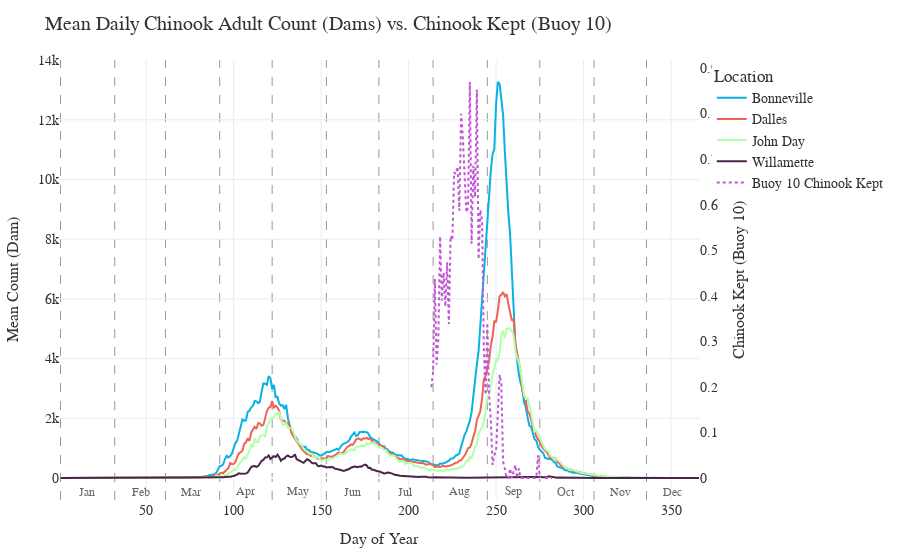

Notebook source saved alongside this figure:
### Code cell
# Base figure
fig = go.Figure()

# Primary axis: Dam counts
fig.add_trace(
    go.Scatter(
        x=bon_avg["DoY"],
        y=bon_avg["ChinookAdult"],
        name="Bonneville",
        mode="lines",
        line=dict(color="#08B2E3", width=2),
        yaxis="y",
    )
)

fig.add_trace(
    go.Scatter(
        x=dalles_avg["DoY"],
        y=dalles_avg["ChinookAdult"],
        name="Dalles",
        mode="lines",
        line=dict(color="#EE6352", width=2),
        yaxis="y",
    )
)

fig.add_trace(
    go.Scatter(
        x=johnday_avg["DoY"],
        y=johnday_avg["ChinookAdult"],
        name="John Day",
        mode="lines",
        line=dict(color="#B2FFA9", width=2),
        yaxis="y",
    )
)

fig.add_trace(
    go.Scatter(
        x=willamette_avg["DoY"],
        y=willamette_avg["ChinookAdult"],
        name="Willamette",
        mode="lines",
        line=dict(color="#4B244A", width=2),
        yaxis="y",
    )
)


# Secondary axis: Buoy 10 catch data
fig.add_trace(
    go.Scatter(
        x=buoy10_avg["DoY"],
        y=buoy10_avg["Chinook Kept"],
        name="Buoy 10 Chinook Kept",
        mode="lines",
        line=dict(color="#C155D3", width=2, dash="dot"),
        yaxis="y2",
    )
)

# Layout
fig.update_layout(
    title=dict(
        text="Mean Daily Chinook Adult Count (Dams) vs. Chinook Kept (Buoy 10)",
        font=dict(size=20, family="Helvetica Neue", color="#333"),
    ),
    plot_bgcolor="white",
    paper_bgcolor="white",
    xaxis=dict(
        title=dict(text="Day of Year", font=dict(size=16)),
        tickfont=dict(size=14),
        gridcolor="#E5ECF6",
        zeroline=False,
    ),
    yaxis=dict(
        title=dict(text="Mean Count (Dam)", font=dict(size=16)),
        tickfont=dict(size=14),
        gridcolor="#E5ECF6",
        zeroline=False,
    ),
    yaxis2=dict(
        title=dict(text="Chinook Kept (Buoy 10)", font=dict(size=16)),
        tickfont=dict(size=14),
        overlaying="y",
        side="right",
        showgrid=False,
    ),
    legend=dict(title="Location", font=dict(size=14)),
    font=dict(family="Helvetica Neue", size=14, color="#333"),
    margin=dict(l=60, r=60, t=60, b=60),
)

# Month lines and labels
month_start_days = [1]
for month in range(2, 13):
    month_start_days.append(
        sum(calendar.monthrange(2024, m)[1] for m in range(1, month)) + 1
    )

for doy in month_start_days:
    fig.add_vline(x=doy, line=dict(color="#999", width=1, dash="dash"), layer="below")

for i, doy in enumerate(month_start_days):
    fig.add_annotation(
        x=doy + 15,
        y=0,
        yanchor="bottom",
        text=calendar.month_abbr[i + 1],
        showarrow=False,
        font=dict(size=12, color="#666"),
        xanchor="center",
        xref="x",
        yref="paper",
    )

fig.show()

### Figure 1 — Plotly figure (JSON) as saved in the notebook; plotly's stock layout.template omitted (floating-point values rounded to 4 significant figures; data arrays with more than 128 entries replaced by an {"elided": "..."} marker saying what was removed)
{"data": [{"line": {"color": "#08B2E3", "width": 2}, "mode": "lines", "name": "Bonneville", "type": "scatter", "x": {"elided": "366 int values"}, "y": {"elided": "366 float values"}, "yaxis": "y"}, {"line": {"color": "#EE6352", "width": 2}, "mode": "lines", "name": "Dalles", "type": "scatter", "x": {"elided": "366 int values"}, "y": {"elided": "366 float values"}, "yaxis": "y"}, {"line": {"color": "#B2FFA9", "width": 2}, "mode": "lines", "name": "John Day", "type": "scatter", "x": {"elided": "366 int values"}, "y": {"elided": "366 float values"}, "yaxis": "y"}, {"line": {"color": "#4B244A", "width": 2}, "mode": "lines", "name": "Willamette", "type": "scatter", "x": {"elided": "366 int values"}, "y": {"elided": "366 float values"}, "yaxis": "y"}, {"line": {"color": "#C155D3", "dash": "dot", "width": 2}, "mode": "lines", "name": "Buoy 10 Chinook Kept", "type": "scatter", "x": [212, 213, 214, 215, 216, 217, 218, 219, 220, 221, 222, 223, 224, 225, 226, 227, 228, 229, 230, 231, 232, 233, 234, 235, 236, 237, 238, 239, 240, 241, 242, 243, 244, 245, 246, 247, 248, 249, 250, 251, 252, 253, 254, 255, 256, 257, 258, 259, 260, 261, 262, 263, 264, 265, 266, 267, 268, 269, 270, 271, 272, 273, 274, 275, 276, 277, 278, 279, 280, 281, 282], "y": [NaN, 0.1995, 0.2325, 0.4367, 0.2491, 0.3052, 0.5304, 0.3898, 0.4507, 0.3763, 0.4737, 0.3383, 0.531, 0.5214, 0.6712, 0.6672, 0.6832, 0.5869, 0.7994, 0.7475, 0.6664, 0.5831, 0.5957, 0.8692, 0.5142, 0.6852, 0.6168, 0.8521, 0.4802, 0.5884, 0.5662, 0.2828, 0.1829, 0.3406, 0.1849, 0.1266, 0.0288, 0.05, 0.05952, 0.1333, 0.2267, 0.2061, 0.03576, 0.02, 0.0, 0.0, 0.02083, 0.0, 0.0119, 0.02857, 0.0, 0.02083, 0.0, 0.0, 0.0, 0.0, 0.0, 0.0, 0.0, 0.0, 0.0, 0.0, 0.05, 0.0, NaN, NaN, 0.0, 0.0, 0.0, 0.0, 0.0], "yaxis": "y2"}], "layout": {"annotations": [{"font": {"color": "#666", "size": 12}, "showarrow": false, "text": "Jan", "x": 16, "xanchor": "center", "xref": "x", "y": 0, "yanchor": "bottom", "yref": "paper"}, {"font": {"color": "#666", "size": 12}, "showarrow": false, "text": "Feb", "x": 47, "xanchor": "center", "xref": "x", "y": 0, "yanchor": "bottom", "yref": "paper"}, {"font": {"color": "#666", "size": 12}, "showarrow": false, "text": "Mar", "x": 76, "xanchor": "center", "xref": "x", "y": 0, "yanchor": "bottom", "yref": "paper"}, {"font": {"color": "#666", "size": 12}, "showarrow": false, "text": "Apr", "x": 107, "xanchor": "center", "xref": "x", "y": 0, "yanchor": "bottom", "yref": "paper"}, {"font": {"color": "#666", "size": 12}, "showarrow": false, "text": "May", "x": 137, "xanchor": "center", "xref": "x", "y": 0, "yanchor": "bottom", "yref": "paper"}, {"font": {"color": "#666", "size": 12}, "showarrow": false, "text": "Jun", "x": 168, "xanchor": "center", "xref": "x", "y": 0, "yanchor": "bottom", "yref": "paper"}, {"font": {"color": "#666", "size": 12}, "showarrow": false, "text": "Jul", "x": 198, "xanchor": "center", "xref": "x", "y": 0, "yanchor": "bottom", "yref": "paper"}, {"font": {"color": "#666", "size": 12}, "showarrow": false, "text": "Aug", "x": 229, "xanchor": "center", "xref": "x", "y": 0, "yanchor": "bottom", "yref": "paper"}, {"font": {"color": "#666", "size": 12}, "showarrow": false, "text": "Sep", "x": 260, "xanchor": "center", "xref": "x", "y": 0, "yanchor": "bottom", "yref": "paper"}, {"font": {"color": "#666", "size": 12}, "showarrow": false, "text": "Oct", "x": 290, "xanchor": "center", "xref": "x", "y": 0, "yanchor": "bottom", "yref": "paper"}, {"font": {"color": "#666", "size": 12}, "showarrow": false, "text": "Nov", "x": 321, "xanchor": "center", "xref": "x", "y": 0, "yanchor": "bottom", "yref": "paper"}, {"font": {"color": "#666", "size": 12}, "showarrow": false, "text": "Dec", "x": 351, "xanchor": "center", "xref": "x", "y": 0, "yanchor": "bottom", "yref": "paper"}], "font": {"color": "#333", "family": "Helvetica Neue", "size": 14}, "legend": {"font": {"size": 14}, "title": {"text": "Location"}}, "margin": {"b": 60, "l": 60, "r": 60, "t": 60}, "paper_bgcolor": "white", "plot_bgcolor": "white", "shapes": [{"layer": "below", "line": {"color": "#999", "dash": "dash", "width": 1}, "type": "line", "x0": 1, "x1": 1, "xref": "x", "y0": 0, "y1": 1, "yref": "y domain"}, {"layer": "below", "line": {"color": "#999", "dash": "dash", "width": 1}, "type": "line", "x0": 32, "x1": 32, "xref": "x", "y0": 0, "y1": 1, "yref": "y domain"}, {"layer": "below", "line": {"color": "#999", "dash": "dash", "width": 1}, "type": "line", "x0": 61, "x1": 61, "xref": "x", "y0": 0, "y1": 1, "yref": "y domain"}, {"layer": "below", "line": {"color": "#999", "dash": "dash", "width": 1}, "type": "line", "x0": 92, "x1": 92, "xref": "x", "y0": 0, "y1": 1, "yref": "y domain"}, {"layer": "below", "line": {"color": "#999", "dash": "dash", "width": 1}, "type": "line", "x0": 122, "x1": 122, "xref": "x", "y0": 0, "y1": 1, "yref": "y domain"}, {"layer": "below", "line": {"color": "#999", "dash": "dash", "width": 1}, "type": "line", "x0": 153, "x1": 153, "xref": "x", "y0": 0, "y1": 1, "yref": "y domain"}, {"layer": "below", "line": {"color": "#999", "dash": "dash", "width": 1}, "type": "line", "x0": 183, "x1": 183, "xref": "x", "y0": 0, "y1": 1, "yref": "y domain"}, {"layer": "below", "line": {"color": "#999", "dash": "dash", "width": 1}, "type": "line", "x0": 214, "x1": 214, "xref": "x", "y0": 0, "y1": 1, "yref": "y domain"}, {"layer": "below", "line": {"color": "#999", "dash": "dash", "width": 1}, "type": "line", "x0": 245, "x1": 245, "xref": "x", "y0": 0, "y1": 1, "yref": "y domain"}, {"layer": "below", "line": {"color": "#999", "dash": "dash", "width": 1}, "type": "line", "x0": 275, "x1": 275, "xref": "x", "y0": 0, "y1": 1, "yref": "y domain"}, {"layer": "below", "line": {"color": "#999", "dash": "dash", "width": 1}, "type": "line", "x0": 306, "x1": 306, "xref": "x", "y0": 0, "y1": 1, "yref": "y domain"}, {"layer": "below", "line": {"color": "#999", "dash": "dash", "width": 1}, "type": "line", "x0": 336, "x1": 336, "xref": "x", "y0": 0, "y1": 1, "yref": "y domain"}], "title": {"font": {"color": "#333", "family": "Helvetica Neue", "size": 20}, "text": "Mean Daily Chinook Adult Count (Dams) vs. Chinook Kept (Buoy 10)"}, "xaxis": {"gridcolor": "#E5ECF6", "tickfont": {"size": 14}, "title": {"font": {"size": 16}, "text": "Day of Year"}, "zeroline": false}, "yaxis": {"gridcolor": "#E5ECF6", "tickfont": {"size": 14}, "title": {"font": {"size": 16}, "text": "Mean Count (Dam)"}, "zeroline": false}, "yaxis2": {"overlaying": "y", "showgrid": false, "side": "right", "tickfont": {"size": 14}, "title": {"font": {"size": 16}, "text": "Chinook Kept (Buoy 10)"}}}}
